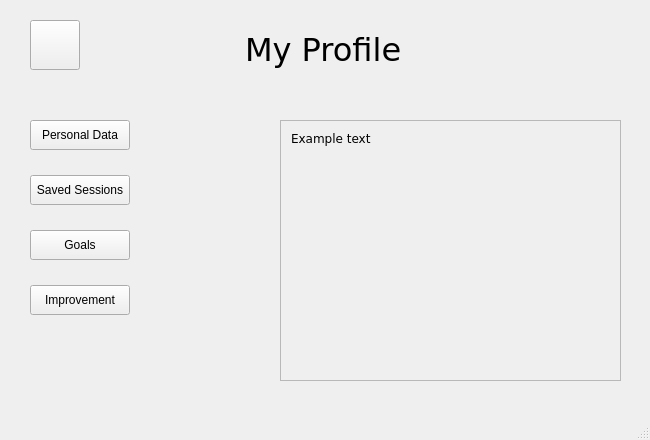
<?xml version="1.0" encoding="UTF-8"?>
<ui version="4.0">
 <class>admin</class>
 <widget class="QMainWindow" name="admin">
  <property name="geometry">
   <rect>
    <x>0</x>
    <y>0</y>
    <width>650</width>
    <height>440</height>
   </rect>
  </property>
  <property name="windowTitle">
   <string>My Profile</string>
  </property>
  <widget class="QWidget" name="centralwidget">
   <widget class="QLabel" name="title">
    <property name="geometry">
     <rect>
      <x>245</x>
      <y>25</y>
      <width>170</width>
      <height>50</height>
     </rect>
    </property>
    <property name="font">
     <font>
      <family>Verdana</family>
      <pointsize>24</pointsize>
     </font>
    </property>
    <property name="text">
     <string>My Profile</string>
    </property>
   </widget>
   <widget class="QPushButton" name="back">
    <property name="geometry">
     <rect>
      <x>30</x>
      <y>20</y>
      <width>50</width>
      <height>50</height>
     </rect>
    </property>
    <property name="text">
     <string/>
    </property>
    <property name="icon">
     <iconset>
      <normaloff>../assets/arrow_back.png</normaloff>../assets/arrow_back.png</iconset>
    </property>
    <property name="iconSize">
     <size>
      <width>50</width>
      <height>50</height>
     </size>
    </property>
   </widget>
   <widget class="QPushButton" name="personalData">
    <property name="geometry">
     <rect>
      <x>30</x>
      <y>120</y>
      <width>100</width>
      <height>30</height>
     </rect>
    </property>
    <property name="text">
     <string>Personal Data</string>
    </property>
    <property name="iconSize">
     <size>
      <width>16</width>
      <height>16</height>
     </size>
    </property>
   </widget>
   <widget class="QPushButton" name="savedSession">
    <property name="geometry">
     <rect>
      <x>30</x>
      <y>175</y>
      <width>100</width>
      <height>30</height>
     </rect>
    </property>
    <property name="text">
     <string>Saved Sessions</string>
    </property>
   </widget>
   <widget class="QPushButton" name="goals">
    <property name="geometry">
     <rect>
      <x>30</x>
      <y>230</y>
      <width>100</width>
      <height>30</height>
     </rect>
    </property>
    <property name="text">
     <string>Goals</string>
    </property>
   </widget>
   <widget class="QPushButton" name="improvement">
    <property name="geometry">
     <rect>
      <x>30</x>
      <y>285</y>
      <width>100</width>
      <height>30</height>
     </rect>
    </property>
    <property name="text">
     <string>Improvement</string>
    </property>
   </widget>
   <widget class="QScrollArea" name="dataView">
    <property name="geometry">
     <rect>
      <x>280</x>
      <y>120</y>
      <width>341</width>
      <height>261</height>
     </rect>
    </property>
    <property name="font">
     <font>
      <family>Verdana</family>
     </font>
    </property>
    <property name="widgetResizable">
     <bool>true</bool>
    </property>
    <widget class="QWidget" name="scrollAreaWidgetContents">
     <property name="geometry">
      <rect>
       <x>0</x>
       <y>0</y>
       <width>339</width>
       <height>259</height>
      </rect>
     </property>
     <widget class="QLabel" name="data">
      <property name="geometry">
       <rect>
        <x>10</x>
        <y>10</y>
        <width>321</width>
        <height>241</height>
       </rect>
      </property>
      <property name="text">
       <string>Example text</string>
      </property>
      <property name="textFormat">
       <enum>Qt::PlainText</enum>
      </property>
      <property name="alignment">
       <set>Qt::AlignLeading|Qt::AlignLeft|Qt::AlignTop</set>
      </property>
      <property name="wordWrap">
       <bool>true</bool>
      </property>
     </widget>
    </widget>
   </widget>
  </widget>
  <widget class="QStatusBar" name="statusbar">
   <property name="enabled">
    <bool>false</bool>
   </property>
   <property name="sizeGripEnabled">
    <bool>true</bool>
   </property>
  </widget>
 </widget>
 <resources/>
 <connections/>
</ui>
